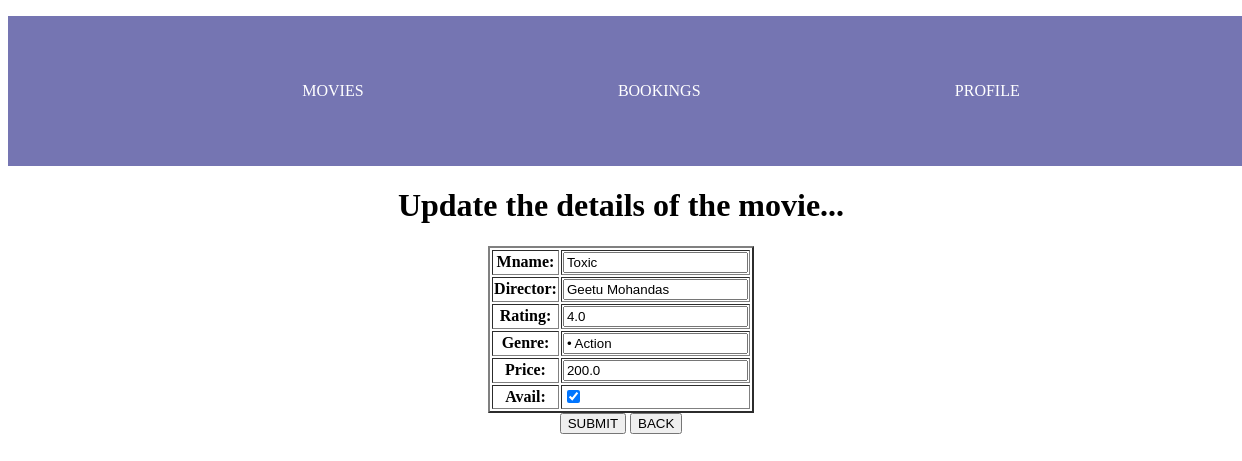
Page /update_mov/6 on the committed database.
### Movies/models.py (models this page shows, shortened)
class MovieModel(models.Model):
    mname=models.CharField(max_length=30)
    director=models.CharField(max_length=15)
    rating=models.FloatField()
    genre=models.CharField(max_length=15)
    price=models.FloatField()
    release_date=models.DateTimeField(auto_now_add=True)
    avail=models.BooleanField()

### Movies/views.py (the view)
# urls.py: path('update_mov/<int:mid>',views.update_mov,name='update_mov'),
def update_mov(request, mid):
    record = get_object_or_404(MovieModel, id=mid)
    form = MovieModelForm(request.POST or None, instance=record)
    if form.is_valid():
        form.save()
        return redirect("read_mov")
    return render(request, "update_mov.html", {"form": form})

### Movies/forms.py
class MovieModelForm(forms.ModelForm):
    class Meta():
        model=MovieModel
        fields=['mname','director','rating','genre','price','avail']

### Movies/templates/update_mov.html (shortened to what this page needs)
{% extends 'main.html' %}
{% block content %}
<h1>Update the details of the movie...</h1>
<form method="post">
    <table border="2">
        {{ form.as_table }}
    </table>
    <button type="submit">SUBMIT</button>
    <a href="{% url 'read_mov' %}"><button>BACK</button></a>
</form>
{% endblock %}

### static/style.css (style rules this page uses)
a { text-decoration: none; color: white; }

### rows in the picture
MovieModel: mname "Toxic", director "Geetu Mohandas", rating "4.0", genre "• Action", price "200.0", avail "☑"
